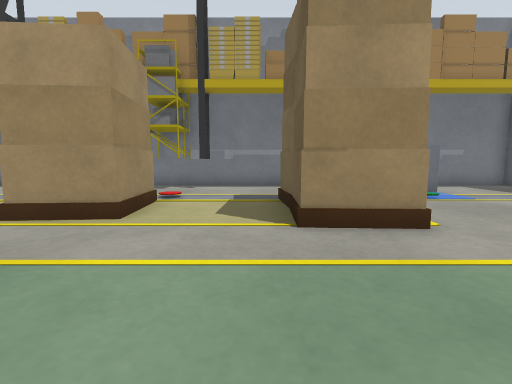
view 1 (above)

15 first-person views from a walk through a Gazebo world. The camera is 0.5 m above the floor, tilts 6° down and sees 85° across. The floor is counted in squares, 0.5 m on a side. Each view is taken from the middle of a square. On the plan, view 1 faces up. The plan holds only what a view shows up to about 11 squares ahead; the rest is blank. The place goes on beyond the plan. Some surface patterns are stand-ins.

view 2
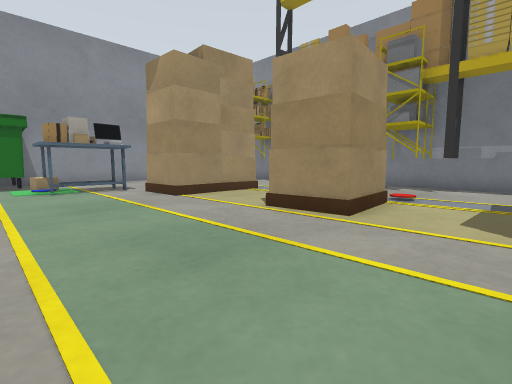

view 3
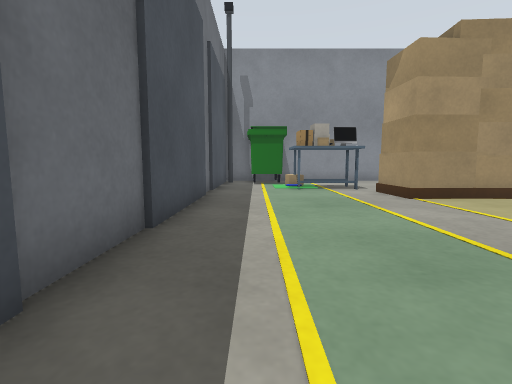

view 4
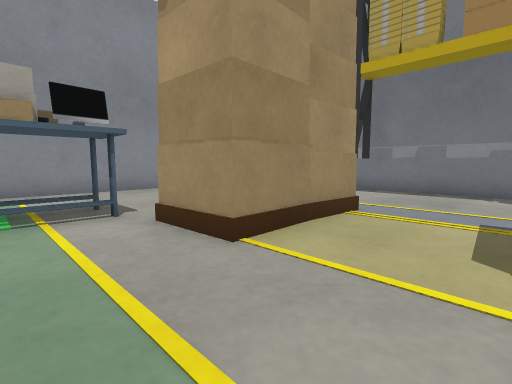

view 5
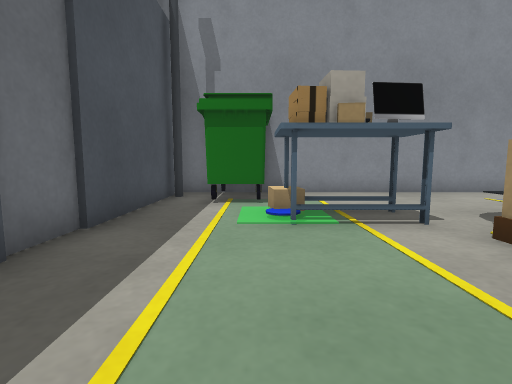

view 6
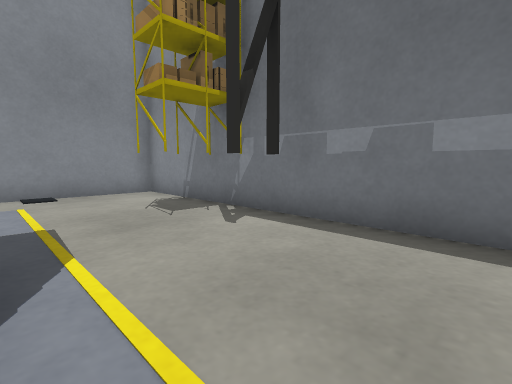

view 7
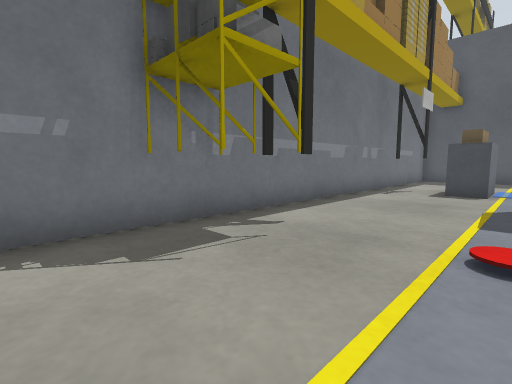

view 8
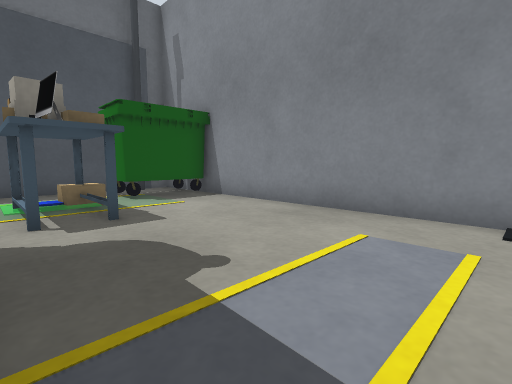

view 9
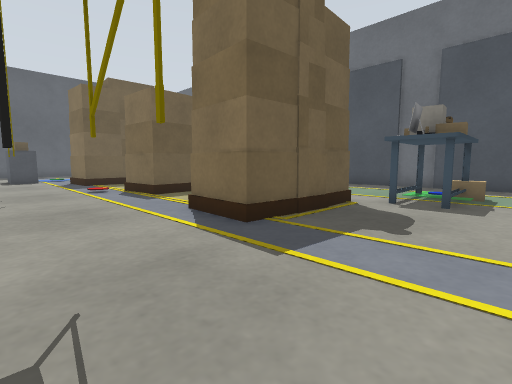

view 10
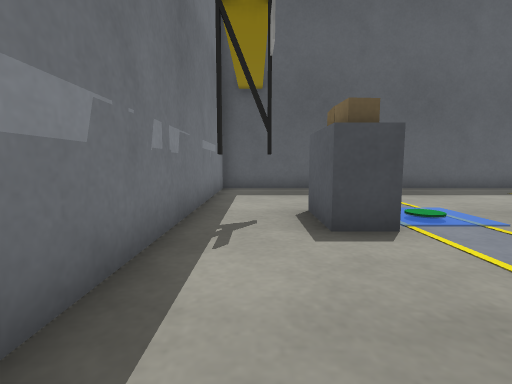

view 11
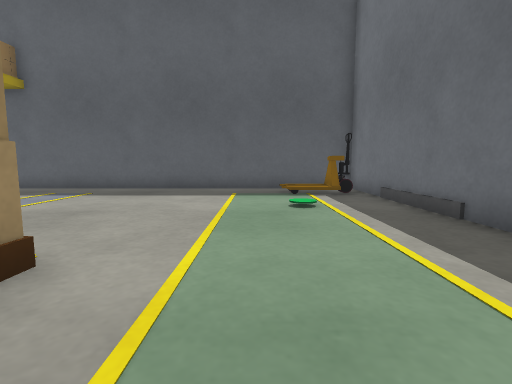

view 12
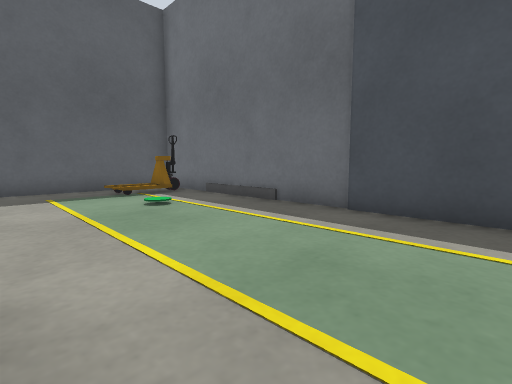

view 13
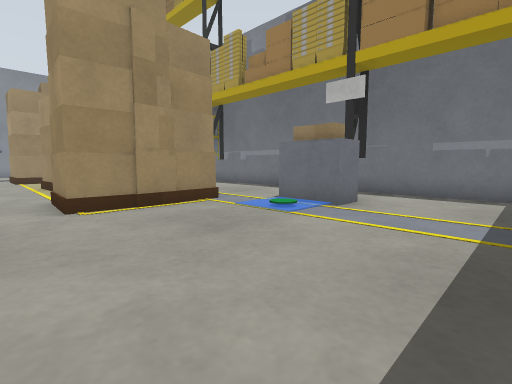

view 14
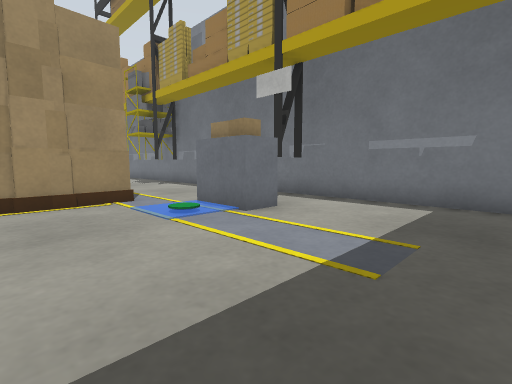

view 15
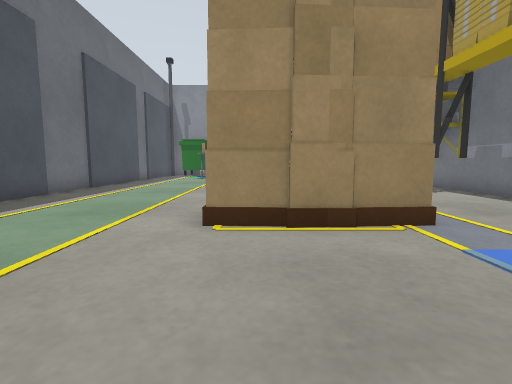

### Floor plan
Points are (right, up) in squares from view 1. A wall is a line through its corners. A room is listed if a view was taken in it or the views show most of it. See-through windows are left out.
Room 1 (views 1, 2, 3, 4, 5, 6, 7, 8, 9, 10, 11, 12)
walls: (-2.1, 10.6) (-2.1, 11.8); (-4.2, -1.7) (-1.9, -1.7); (-4.8, 12.3) (-15.5, 12.3) (-15.5, -1.7) (-14.8, -1.7); (-9.1, 11.8) (-9.1, 10.6); (-10.2, -1.7) (-8.9, -1.7); (-1.9, 11.8) (-1.9, 10.6); (3.5, 12.3) (-2.4, 12.3)
ways out: opening at (2.8, 1) to room 2; opening at (3, 10) to room 2
objects: bin (-15, 0) to (-13, 1); door leaf (-14, -2) to (-11, -2); other object (-14, -1); beige box (-12, 2); beige box (-12, 3); desk (-12, 4) to (-11, 4); blue cylinder (-11, 2); other object (-11, 3); rack (-11, 11) to (-11, 12); beige box (-10, 2); pallet (-9, 4) to (-8, 8); door leaf (-8, -2) to (-7, -2); pallet (-4, 5) to (-3, 7); rack (-4, 11) to (-3, 12); door leaf (-1, -2) to (2, -2)
Room 2 (views 13, 14, 15)
walls: (2.8, -1.7) (10.9, -1.7) (10.9, 12.3) (3.5, 12.3)
ways out: opening at (2.8, 1) to room 1; opening at (3, 10) to room 1
objects: pallet (1, 4) to (2, 8); beige box (4, 9) to (4, 10); beige box (5, 9) to (5, 10); sign (5, 11); grey box (6, 9); pallet (9, -1)

Positions as (right, up) in squares from view 1, and headings:
1: (0, 0), facing up
2: (0, 0), facing up-left
3: (0, 0), facing left
4: (-5, 2), facing up-left
5: (-6, 1), facing left
6: (-6, 8), facing up-left
7: (-6, 8), facing up-right
8: (-10, 9), facing down-left
9: (-13, 11), facing down-right
10: (0, 11), facing right
11: (0, 2), facing right
12: (0, 4), facing down-right
13: (9, 3), facing up-left
14: (10, 5), facing up-left
15: (7, 5), facing left
